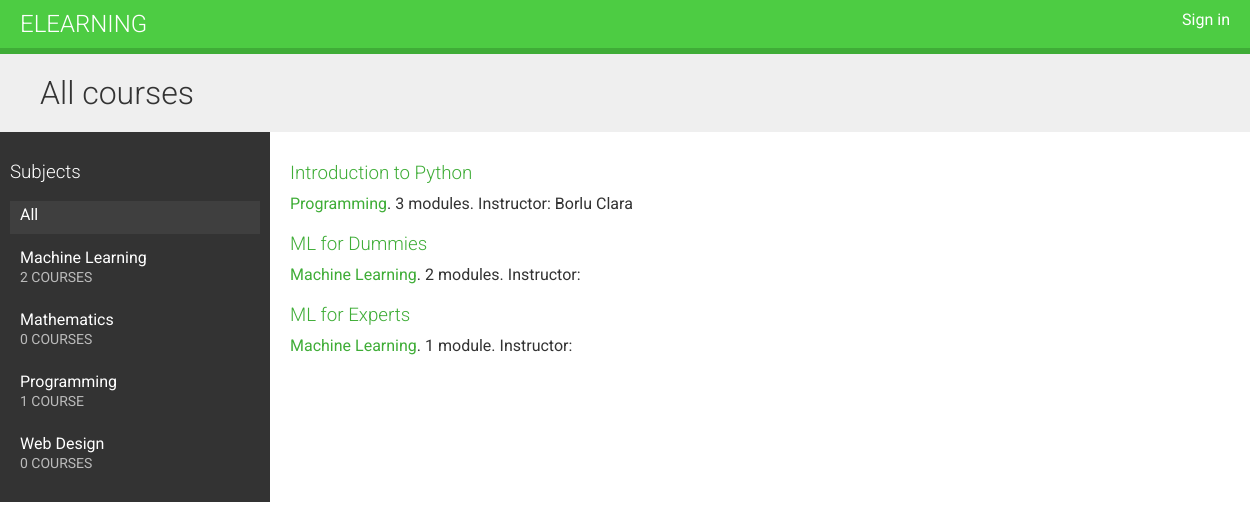
The page / on the database its author committed.
### courses/models.py (models this page shows, shortened)
class Subject(models.Model):
    title = models.CharField(max_length=150)
    slug = models.SlugField(max_length=150, unique=True)
    class Meta:
        ordering = ['title']
    def __str__(self):
        return self.title

class Course(models.Model):
    instructor = models.ForeignKey(User, related_name='courses_created', on_delete=models.CASCADE)
    subject = models.ForeignKey(Subject, related_name='courses', on_delete=models.CASCADE)
    title = models.CharField(max_length=150)
    slug = models.SlugField(max_length=200, unique=True)
    overview = models.TextField()
    created = models.DateTimeField(auto_now_add=True)
    class Meta:
        ordering = ['-created']

### courses/views.py (the view)
# urls.py: path('', CourseListView.as_view(), name='all_course_list'),
class CourseListView(TemplateResponseMixin, View):
    model = Course
    template_name = 'courses/student_course_list.html'
    def get(self, request, subject=None):
        subjects = Subject.objects.annotate(total_courses=Count('courses'))
        courses = Course.objects.annotate(total_modules=Count('modules'))
        if subject:
            subject =get_object_or_404(Subject, slug=subject)
            courses = courses.filter(subject=subject)
        return self.render_to_response({'subjects':subjects, 'subject':subject,
                                        'courses':courses})

### templates/courses/student_course_list.html (shortened to what this page needs)
{% extends "_base.html" %}
{% block content %}
  <h1>
    {% if subject %}
      {{ subject.title }} courses
    {% else %}
      All courses
    {% endif %}
  </h1>
  <div class="contents">
    <h3>Subjects</h3>
    <ul id="modules">
      <li {% if not subject %}class="selected"{% endif %}>
        <a href="{% url 'all_course_list' %}">All</a>
      </li>
      {% for subj in subjects %}
        {% with subj.total_courses as total_courses %}
        <li {% if subject == subj %}class="selected"{% endif %}>
          <a href="{% url 'course_list_subject' subj.slug %}">
            {{ subj.title }}
            <br><span>{{ total_courses }} course{{ total_courses|pluralize}}</span>
          </a>
        </li>
        {% endwith %}
      {% endfor %}
    </ul>
  </div>
  <div class="module">
    {% for course in courses %}
      {% with subject=course.subject  total_modules=course.total_modules %}
        <h3>
          <a href="{% url 'course_detail' course.slug %}">
            {{ course.title }}
          </a>
        </h3>
        <p>
          <a href="{% url 'course_list_subject' subject.slug %}">{{ subject }}</a>.
            {{ total_modules }} module{{ total_modules|pluralize }}.
            Instructor: {{ course.instructor.get_full_name }}
        </p>
      {% endwith %}
    {% endfor %}
  </div>
{% endblock %}

### static/css/base.css (style rules this page uses)
body { margin:0; font-family:'Roboto', sans-serif; font-weight:400; color:#333; }
a { color:#3fad37; text-decoration:none; }
ul { float:left; }
h1, h2, h3, h4, h5, h6 { font-family:'Roboto', sans-serif; font-weight:300; }
h1 { background:#efefef; width:100%; overflow:auto; padding:20px 0 20px 40px; margin:0; }
.module { padding:10px 20px; float:left; width:600px; }
.module h3 { margin:20px 0 0; padding:0; width:100%; }
.module p { margin:10px 0 20px; width:100%; float:left; }
.contents { width:20%; padding:10px; float:left; background:#333; color: #fff; font-family:'Roboto', sans-serif; }
.contents ul { list-style:none; margin:0; padding:0; width:100%; }
.contents ul li { margin:0 0 10px 0; padding:4px 10px 10px; overflow:auto; cursor:move; }
.contents ul li.selected { background:#3f3f3f; }
.contents ul span { text-transform:uppercase; color:#bbb; font-size:14px; }
.contents ul a { display:block; color:#fff; text-decoration:none; }

### rows shown on the page
Subject: title "Machine Learning", total_courses "2"
Subject: title "Mathematics", total_courses "0"
Subject: title "Programming", total_courses "1"
Subject: title "Web Design", total_courses "0"
Course: title "Introduction to Python", subject "Programming", total_modules "3", instructor.get_full_name "Borlu Clara"
Course: title "ML for Dummies", subject "Machine Learning", total_modules "2"
Course: title "ML for Experts", subject "Machine Learning", total_modules "1"
